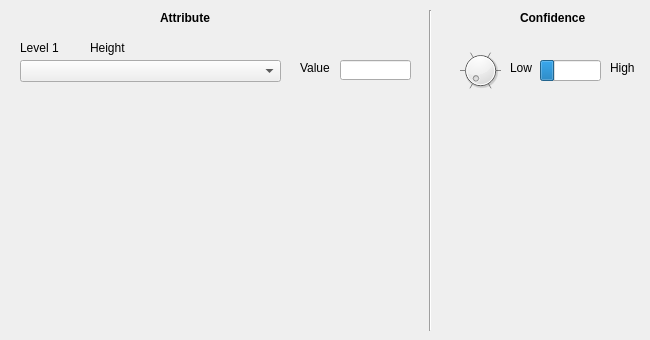
   <widget class="QWidget" name="tabWidgetPage6">
    <attribute name="title">
     <string>Height</string>
    </attribute>
    <widget class="QLabel" name="label_69">
     <property name="geometry">
      <rect>
       <x>510</x>
       <y>60</y>
       <width>31</width>
       <height>16</height>
      </rect>
     </property>
     <property name="text">
      <string>Low</string>
     </property>
    </widget>
    <widget class="QLabel" name="label_70">
     <property name="geometry">
      <rect>
       <x>90</x>
       <y>40</y>
       <width>181</width>
       <height>16</height>
      </rect>
     </property>
     <property name="text">
      <string>Height</string>
     </property>
    </widget>
    <widget class="QLabel" name="label_71">
     <property name="geometry">
      <rect>
       <x>610</x>
       <y>60</y>
       <width>31</width>
       <height>16</height>
      </rect>
     </property>
     <property name="text">
      <string>High</string>
     </property>
    </widget>
    <widget class="QDial" name="height_bp">
     <property name="geometry">
      <rect>
       <x>460</x>
       <y>50</y>
       <width>41</width>
       <height>41</height>
      </rect>
     </property>
     <property name="maximum">
      <number>99</number>
     </property>
     <property name="singleStep">
      <number>10</number>
     </property>
     <property name="wrapping">
      <bool>false</bool>
     </property>
     <property name="notchTarget">
      <double>10.000000000000000</double>
     </property>
     <property name="notchesVisible">
      <bool>true</bool>
     </property>
    </widget>
    <widget class="Line" name="line_10">
     <property name="geometry">
      <rect>
       <x>420</x>
       <y>10</y>
       <width>20</width>
       <height>321</height>
      </rect>
     </property>
     <property name="orientation">
      <enum>Qt::Vertical</enum>
     </property>
    </widget>
    <widget class="QLabel" name="label_73">
     <property name="geometry">
      <rect>
       <x>20</x>
       <y>40</y>
       <width>53</width>
       <height>16</height>
      </rect>
     </property>
     <property name="text">
      <string>Level 1</string>
     </property>
    </widget>
    <widget class="QLabel" name="label_76">
     <property name="geometry">
      <rect>
       <x>160</x>
       <y>10</y>
       <width>81</width>
       <height>16</height>
      </rect>
     </property>
     <property name="font">
      <font>
       <weight>75</weight>
       <bold>true</bold>
      </font>
     </property>
     <property name="text">
      <string>Attribute</string>
     </property>
    </widget>
    <widget class="QComboBox" name="height">
     <property name="geometry">
      <rect>
       <x>20</x>
       <y>60</y>
       <width>261</width>
       <height>22</height>
      </rect>
     </property>
    </widget>
    <widget class="QLabel" name="label_77">
     <property name="geometry">
      <rect>
       <x>520</x>
       <y>10</y>
       <width>81</width>
       <height>16</height>
      </rect>
     </property>
     <property name="font">
      <font>
       <weight>75</weight>
       <bold>true</bold>
      </font>
     </property>
     <property name="text">
      <string>Confidence</string>
     </property>
    </widget>
    <widget class="QProgressBar" name="progressBar_15">
     <property name="geometry">
      <rect>
       <x>540</x>
       <y>60</y>
       <width>61</width>
       <height>21</height>
      </rect>
     </property>
     <property name="value">
      <number>24</number>
     </property>
     <property name="textVisible">
      <bool>false</bool>
     </property>
     <property name="invertedAppearance">
      <bool>false</bool>
     </property>
    </widget>
    <widget class="QLineEdit" name="height_1">
     <property name="enabled">
      <bool>true</bool>
     </property>
     <property name="geometry">
      <rect>
       <x>340</x>
       <y>60</y>
       <width>71</width>
       <height>20</height>
      </rect>
     </property>
     <property name="toolTip">
      <string>Adresse des Objektes</string>
     </property>
    </widget>
    <widget class="QLabel" name="label_78">
     <property name="geometry">
      <rect>
       <x>300</x>
       <y>60</y>
       <width>53</width>
       <height>16</height>
      </rect>
     </property>
     <property name="text">
      <string>Value</string>
     </property>
    </widget>
   </widget>
